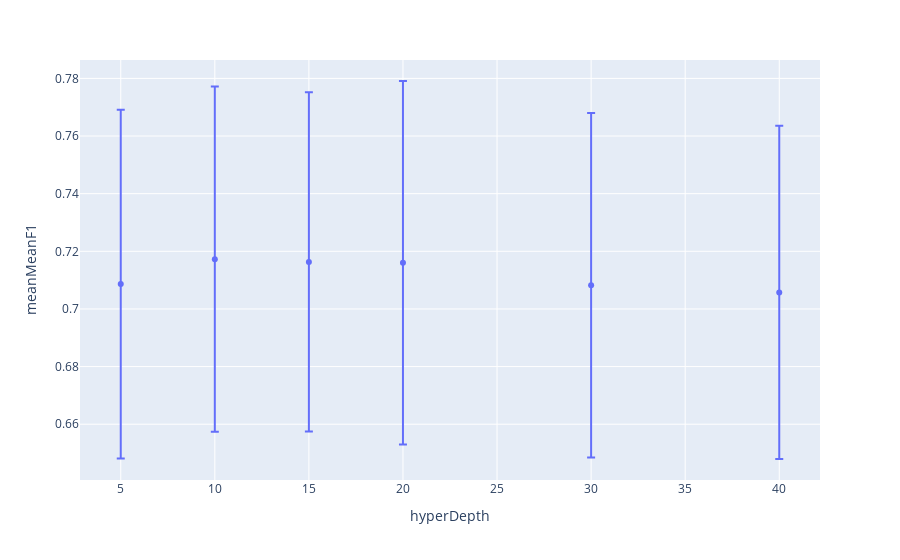

Source (notebook cell):
### Code cell
aux=hyperParams[(hyperParams.hyperThres==optimal.hyperThres)&(hyperParams.hyperMinDuration==optimal.hyperMinDuration)&
                (hyperParams.hyperClose==optimal.hyperClose)&(hyperParams.hyperMaxDuration==optimal.hyperMaxDuration)].reset_index(drop=True)
px.scatter(aux,x='hyperDepth',y='meanMeanF1',error_y='stdMeanF1')

### Figure 1 — Plotly figure (JSON) as saved in the notebook; plotly's stock layout.template omitted (floating-point values rounded to 4 significant figures)
{"data": [{"error_y": {"array": [0.06049, 0.05987, 0.05887, 0.06307, 0.05976, 0.05782]}, "hovertemplate": "hyperDepth=%{x}<br>meanMeanF1=%{y}<extra></extra>", "legendgroup": "", "marker": {"color": "#636efa", "symbol": "circle"}, "mode": "markers", "name": "", "orientation": "v", "showlegend": false, "type": "scatter", "x": [5, 10, 15, 20, 30, 40], "xaxis": "x", "y": [0.7086, 0.7173, 0.7163, 0.716, 0.7082, 0.7057], "yaxis": "y"}], "layout": {"legend": {"tracegroupgap": 0}, "margin": {"t": 60}, "xaxis": {"anchor": "y", "domain": [0, 1], "title": {"text": "hyperDepth"}}, "yaxis": {"anchor": "x", "domain": [0, 1], "title": {"text": "meanMeanF1"}}}}
